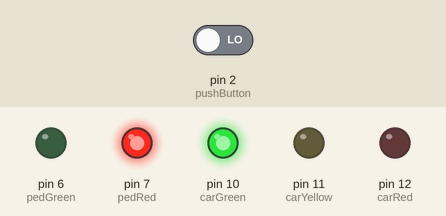
The sketch below on a simulated Arduino Uno, built with avr-gcc and run on an emulated ATmega328P. Shown: output pins drawn as LEDs (lit = HIGH). The test bench sets the inputs (shaded band); at power-on: pin 2 (pushButton) LOW.

Above: at 4.2 s.
4.3 s: pin 2 (pushButton) driven LOW
5.8 s: pin 2 (pushButton) driven HIGH
At 6.8 s:
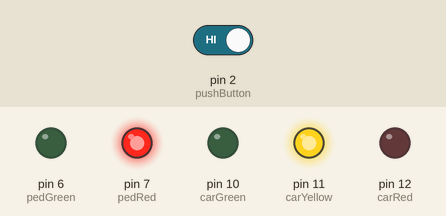
At 9.1 s:
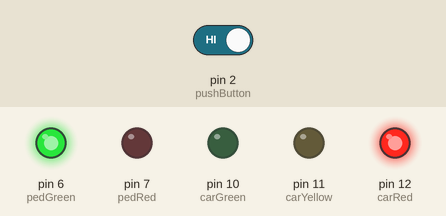
Timing chart, 0 to 16.3 s (numbered marks = the images above; inputs shaded):
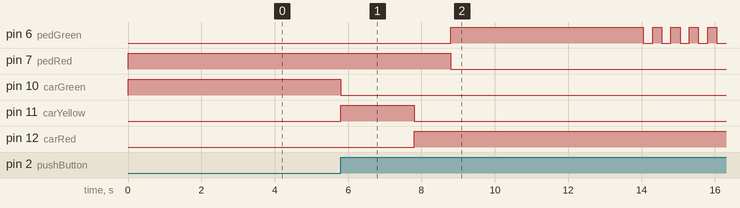

The sketch:

Traffic_Light.ino
```cpp
int pushButton = 2;
int carRed = 12;
int carYellow = 11;
int carGreen = 10;
int pedRed = 7;
int pedGreen = 6;
int crossTime = 5000;
unsigned long changeTime;

void setup()
{
  Serial.begin(9600);
  pinMode(carRed, OUTPUT);
  pinMode(carYellow, OUTPUT);
  pinMode(carGreen, OUTPUT);
  pinMode(pedRed, OUTPUT);
  pinMode(pedGreen, OUTPUT);
  pinMode(pushButton, INPUT);
  digitalWrite(carGreen, HIGH);
  digitalWrite(pedRed, HIGH);
}

void loop()
{
  int buttonState = digitalRead(pushButton);
  if(buttonState==HIGH && (millis()-changeTime)>5000)
  {
    changeLights();
  }
}

void changeLights()
{
  digitalWrite(carGreen, LOW);
  digitalWrite(carYellow, HIGH);
  delay(2000);

  digitalWrite(carYellow, LOW);
  digitalWrite(carRed, HIGH);
  delay(1000);

  digitalWrite(pedRed, LOW);
  digitalWrite(pedGreen, HIGH);
  delay(crossTime);

  for(int x=0;x<10;x++)
  {
    digitalWrite(pedGreen, HIGH);
    delay(250);
    digitalWrite(pedGreen, LOW);
    delay(250);
  }
  digitalWrite(pedRed, HIGH);
  delay(500);

  digitalWrite(carYellow, HIGH);
  digitalWrite(carRed, LOW);
  delay(1000);

  digitalWrite(carGreen, HIGH);
  digitalWrite(carYellow, LOW);
  changeTime=millis();
}
```

Measured:
- after the input at 4.3 s, every drawn part: stays the same
- after the input at 5.8 s, pin 6 (pedGreen): LOW → HIGH after 3.0 s, then repeats every 0.50 s: LOW 0.25 s, HIGH 0.25 s; pin 7 (pedRed): HIGH → LOW after 3.0 s; pin 10 (carGreen): HIGH → LOW at once; pin 11 (carYellow): LOW → HIGH at once, → LOW 2.0 s later; pin 12 (carRed): LOW → HIGH after 2.0 s
